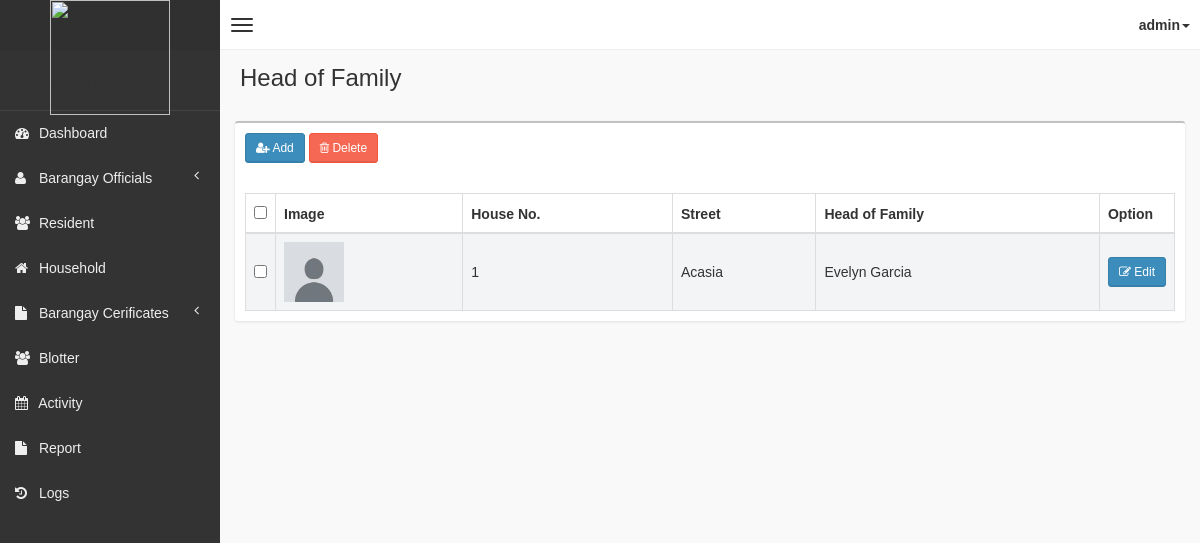
The app's page /pages/household/household.php (signed in) with its own data.
### tables this page shows
CREATE TABLE `tblhousehold` (
  `id` int(11) NOT NULL,
  `houseno` int(11) NOT NULL,
  `purok` varchar(11) NOT NULL,
  `fname` varchar(100) NOT NULL,
  `mname` varchar(100) NOT NULL,
  `lname` varchar(100) NOT NULL,
  `image` text NOT NULL
);

### pages/household/household.php (the view, shortened to what this page needs)
<!DOCTYPE html>
<html>
<head>
    <?php include('../head_css.php'); ?>
</head>
<body class="skin-black">
    <?php
    include "../connection.php";
    include('../header.php');
    include('../sidebar-left.php');
    ?>
    <div class="wrapper row-offcanvas row-offcanvas-left">
        <aside class="right-side">
            <section class="content-header">
                <h1>Head of Family</h1>
            </section>
            <?php
            if (!isset($_GET['resident'])) {
            ?>
                <section class="content">
                    <div class="box">
                        <div class="box-header">
                            <div style="padding:10px;">
                                <button class="btn btn-primary btn-sm" data-toggle="modal" data-target="#addCourseModal"><i class="fa fa-user-plus" aria-hidden="true"></i> Add</button>
                                <?php
                                if (!isset($_SESSION['staff'])) {
                                ?>
                                    <button class="btn btn-danger btn-sm" data-toggle="modal" data-target="#deleteModal"><i class="fa fa-trash-o" aria-hidden="true"></i> Delete</button>
                                <?php
                                }
                                ?>
                            </div>
                        </div>
                        <div class="box-body table-responsive">
                            <form method="post" enctype="multipart/form-data">
                                <table id="table" class="table table-bordered table-striped">
                                    <thead>
                                        <tr>
                                            <th style="width: 20px !important;"><input type="checkbox" name="chk_delete[]" class="cbxMain" onchange="checkMain(this)" /></th>
                                            <th>Image</th>
                                            <th>House No.</th>
                                            <th>Street</th>
                                            <th>Head of Family</th>
                                            <th style="width: 40px !important;">Option</th>
                                        </tr>
                                    </thead>
                                    <tbody>
                                        <?php
                                        if (!isset($_SESSION['staff'])) {
                                            $squery = mysqli_query($con, "SELECT id, houseno, purok, fname, mname, lname, image FROM tblhousehold");
                                            while ($row = mysqli_fetch_array($squery)) {
                                                echo '
                                            <tr>
                                                <td><input type="checkbox" name="chk_delete[]" class="chk_delete" value="' . $row['id'] . '" /></td>
                                                <td><img src="../image/' . $row['image'] . '" style="width:60px;height:60px;"/></td>
                                                <td>' . $row['houseno'] . '</td>
                                                <td>' . $row['purok'] . '</td>
                                                <td>' . $row['fname'] . ' ' . $row['mname'] . ' ' . $row['lname'] . '</td>
                                                <td><button class="btn btn-primary btn-sm" data-target="#editModal' . $row['id'] . '" data-toggle="modal"><i class="fa fa-pencil-square-o" aria-hidden="true"></i> Edit</button></td>
                                            </tr>
                                            ';
                                            }
                                        }
                                        ?>
                                    </tbody>
                                </table>
                            </form>
                        </div>
                    </div>
                </section>
            <?php
            }
            ?>
        </aside>
    </div>
</body>
</html>

### css/AdminLTE.css (style rules this page uses)
html, body { overflow-x: hidden !important; font-family: "Source Sans Pro", sans-serif; -webkit-font-smoothing: antialiased; min-height: 100%; background: #f9f9f9; }
.wrapper { min-height: 100%; }
.wrapper:before, .wrapper:after { display: table; content: " "; }
.wrapper:after { clear: both; }
.right-side, .left-side { min-height: 100%; display: block; }
.right-side { background-color: #f9f9f9; margin-left: 220px; }
.content { padding: 20px 15px; background: #f9f9f9; }
h1, h2, h3, h4, h5, h6, .h1, .h2, .h3, .h4, .h5, .h6 { font-family: "Source Sans Pro", sans-serif; }
img { max-width: 100%important; }
.table-striped > tbody > tr:nth-child(odd) > td, .table-striped > tbody > tr:nth-child(odd) > th { background-color: #f3f4f5; }
.right-side > .content-header { position: relative; padding: 15px 15px 10px 20px; }
.right-side > .content-header > h1 { margin: 0; font-size: 24px; }
.box { position: relative; background: #ffffff; border-top: 2px solid #c1c1c1; margin-bottom: 20px; -webkit-border-radius: 3px; -moz-border-radius: 3px; border-radius: 3px; width: 100%; box-shadow: 0px 1px 3px rgba(0, 0, 0, 0.1); }
.box .box-header { position: relative; -webkit-border-top-left-radius: 3px; -webkit-border-top-right-radius: 3px; -webkit-border-bottom-right-radius: 0; -webkit-border-bottom-left-radius: 0; -moz-border-radius-topleft: 3px; -moz-border-radius-topright: 3px; -moz-border-radius-bottomright: 0; -moz-border-radius-bottomleft: 0; border-top-left-radius: 3px; border-top-right-radius: 3px; border-bottom-right-radius: 0; border-bottom-left-radius: 0; border-bottom: 0px solid #f4f4f4; color: #444; padding-bottom: 10px; }
.box .box-header:before, .box .box-header:after { display: table; content: " "; }
.box .box-header:after { clear: both; }
.box .box-body { padding: 10px; -webkit-border-top-left-radius: 0; -webkit-border-top-right-radius: 0; -webkit-border-bottom-right-radius: 3px; -webkit-border-bottom-left-radius: 3px; -moz-border-radius-topleft: 0; -moz-border-radius-topright: 0; -moz-border-radius-bottomright: 3px; -moz-border-radius-bottomleft: 3px; border-top-left-radius: 0; border-top-right-radius: 0; border-bottom-right-radius: 3px; border-bottom-left-radius: 3px; }
.box .box-body .table { margin-bottom: 0; }
.btn { font-weight: 500; -webkit-border-radius: 3px; -moz-border-radius: 3px; border-radius: 3px; border: 1px solid transparent; -webkit-box-shadow: inset 0px -2px 0px 0px rgba(0, 0, 0, 0.09); -moz-box-shadow: inset 0px -2px 0px 0px rgba(0, 0, 0, 0.09); box-shadow: inset 0px -1px 0px 0px rgba(0, 0, 0, 0.09); }
.btn.btn-primary { background-color: #3c8dbc; border-color: #367fa9; }
.btn.btn-danger { background-color: #f56954; border-color: #f4543c; }
.btn.btn-sm { font-size: 12px; }
.skin-black .right-side > .content-header { background: transparent; box-shadow: none; }

### records on screen
tblhousehold: image (placeholder picture), houseno "1", purok "Acasia", fname "Evelyn", lname "Garcia"

### other values on screen
$_SESSION['username'] "admin"
